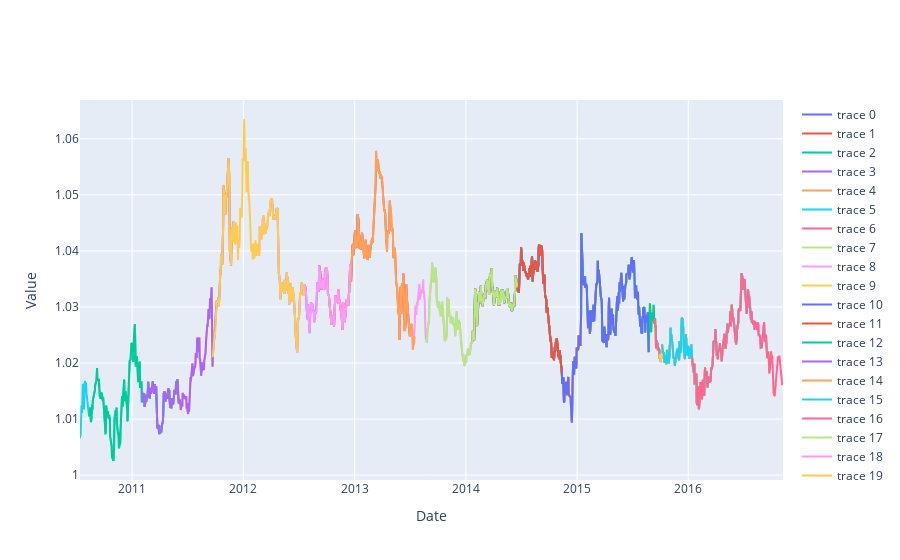
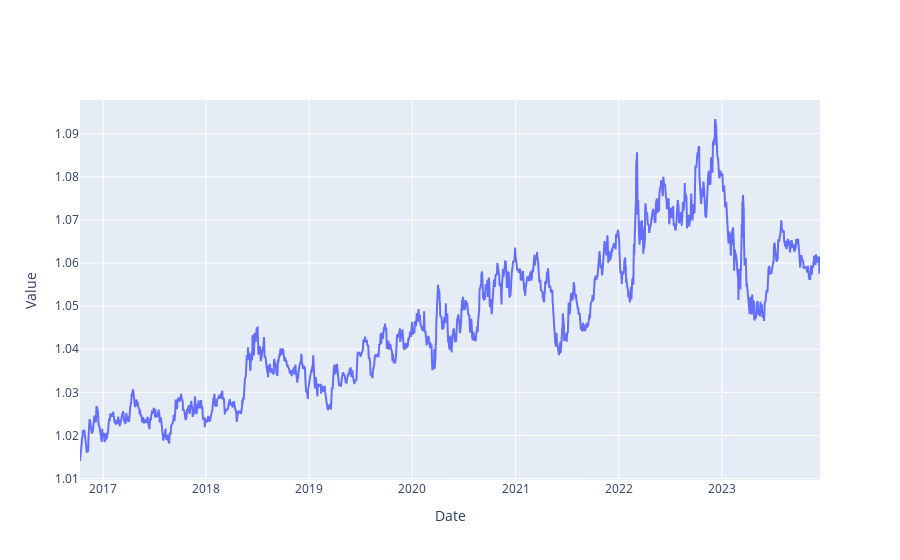

Notebook source saved alongside these figures, in order:
### Code cell
u.plot_plotly_multiple(train)
u.plot_plotly(test)

### Figure 1 — Plotly figure (JSON) as saved in the notebook; plotly's stock layout.template omitted (floating-point values rounded to 4 significant figures; data arrays with more than 128 entries replaced by an {"elided": "..."} marker saying what was removed)
{"data": [{"mode": "lines", "type": "scatter", "x": {"elided": "203 str values"}, "y": {"elided": "203 float values"}}, {"mode": "lines", "type": "scatter", "x": {"elided": "205 str values"}, "y": {"elided": "205 float values"}}, {"mode": "lines", "type": "scatter", "x": {"elided": "205 str values"}, "y": {"elided": "205 float values"}}, {"mode": "lines", "type": "scatter", "x": {"elided": "202 str values"}, "y": {"elided": "202 float values"}}, {"mode": "lines", "type": "scatter", "x": {"elided": "205 str values"}, "y": {"elided": "205 float values"}}, {"mode": "lines", "type": "scatter", "x": {"elided": "205 str values"}, "y": {"elided": "205 float values"}}, {"mode": "lines", "type": "scatter", "x": {"elided": "202 str values"}, "y": {"elided": "202 float values"}}, {"mode": "lines", "type": "scatter", "x": {"elided": "205 str values"}, "y": {"elided": "205 float values"}}, {"mode": "lines", "type": "scatter", "x": {"elided": "208 str values"}, "y": {"elided": "208 float values"}}, {"mode": "lines", "type": "scatter", "x": {"elided": "203 str values"}, "y": {"elided": "203 float values"}}, {"mode": "lines", "type": "scatter", "x": {"elided": "205 str values"}, "y": {"elided": "205 float values"}}, {"mode": "lines", "type": "scatter", "x": {"elided": "204 str values"}, "y": {"elided": "204 float values"}}, {"mode": "lines", "type": "scatter", "x": {"elided": "202 str values"}, "y": {"elided": "202 float values"}}, {"mode": "lines", "type": "scatter", "x": {"elided": "206 str values"}, "y": {"elided": "206 float values"}}, {"mode": "lines", "type": "scatter", "x": {"elided": "196 str values"}, "y": {"elided": "196 float values"}}, {"mode": "lines", "type": "scatter", "x": {"elided": "201 str values"}, "y": {"elided": "201 float values"}}, {"mode": "lines", "type": "scatter", "x": {"elided": "205 str values"}, "y": {"elided": "205 float values"}}, {"mode": "lines", "type": "scatter", "x": {"elided": "207 str values"}, "y": {"elided": "207 float values"}}, {"mode": "lines", "type": "scatter", "x": {"elided": "206 str values"}, "y": {"elided": "206 float values"}}, {"mode": "lines", "type": "scatter", "x": {"elided": "205 str values"}, "y": {"elided": "205 float values"}}, {"mode": "lines", "type": "scatter", "x": {"elided": "203 str values"}, "y": {"elided": "203 float values"}}, {"mode": "lines", "type": "scatter", "x": {"elided": "205 str values"}, "y": {"elided": "205 float values"}}, {"mode": "lines", "type": "scatter", "x": {"elided": "201 str values"}, "y": {"elided": "201 float values"}}, {"mode": "lines", "type": "scatter", "x": {"elided": "196 str values"}, "y": {"elided": "196 float values"}}, {"mode": "lines", "type": "scatter", "x": {"elided": "205 str values"}, "y": {"elided": "205 float values"}}, {"mode": "lines", "type": "scatter", "x": {"elided": "205 str values"}, "y": {"elided": "205 float values"}}, {"mode": "lines", "type": "scatter", "x": {"elided": "205 str values"}, "y": {"elided": "205 float values"}}, {"mode": "lines", "type": "scatter", "x": {"elided": "205 str values"}, "y": {"elided": "205 float values"}}, {"mode": "lines", "type": "scatter", "x": {"elided": "205 str values"}, "y": {"elided": "205 float values"}}, {"mode": "lines", "type": "scatter", "x": {"elided": "200 str values"}, "y": {"elided": "200 float values"}}], "layout": {"xaxis": {"title": {"text": "Date"}}, "yaxis": {"title": {"text": "Value"}}}}

### Figure 2 — Plotly figure (JSON) as saved in the notebook; plotly's stock layout.template omitted (floating-point values rounded to 4 significant figures; data arrays with more than 128 entries replaced by an {"elided": "..."} marker saying what was removed)
{"data": [{"mode": "lines", "type": "scatter", "x": {"elided": "1753 str values"}, "y": {"elided": "1753 float values"}}], "layout": {"title": {}, "xaxis": {"title": {"text": "Date"}}, "yaxis": {"title": {"text": "Value"}}}}
